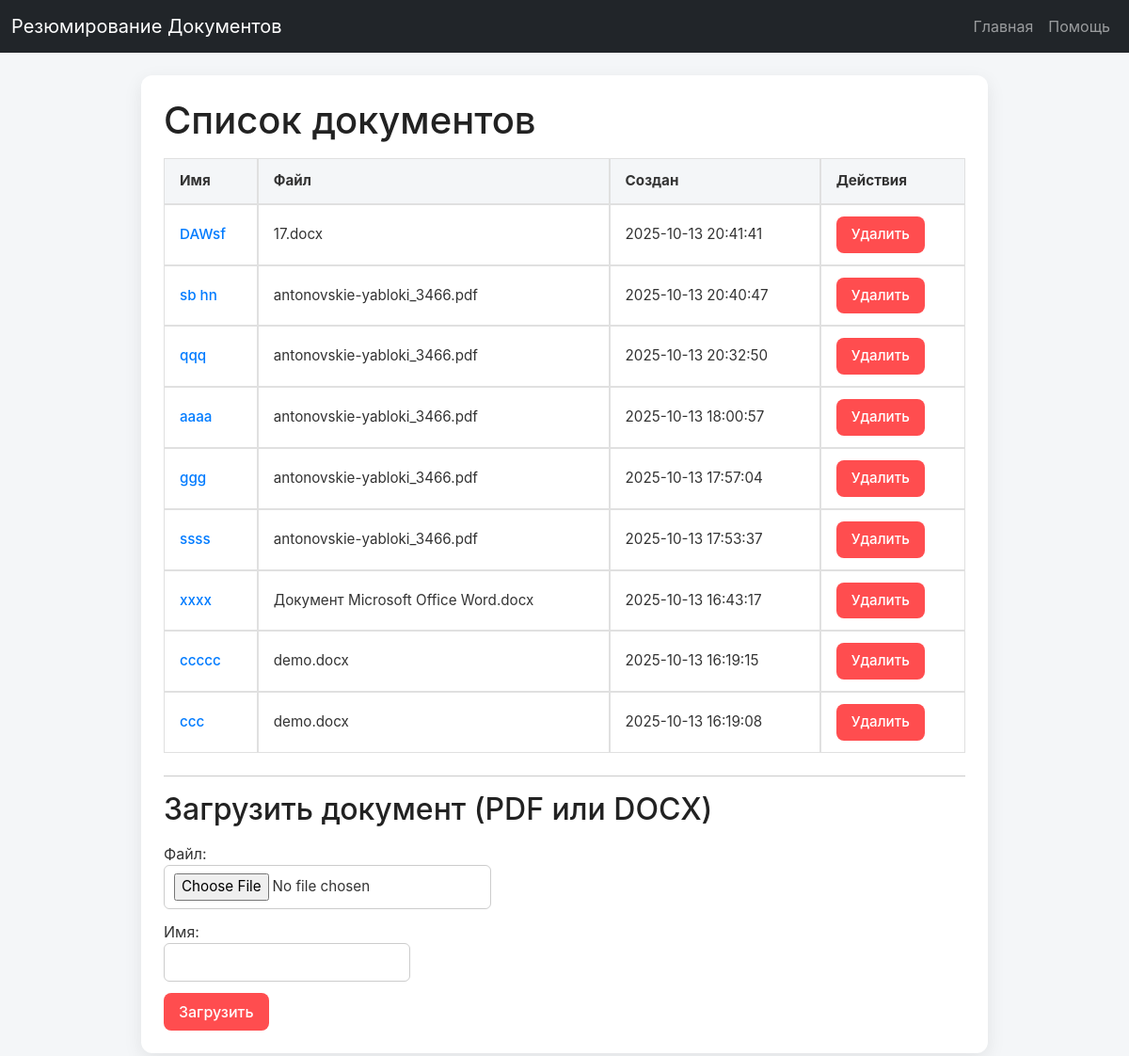
The app's page /, older data.
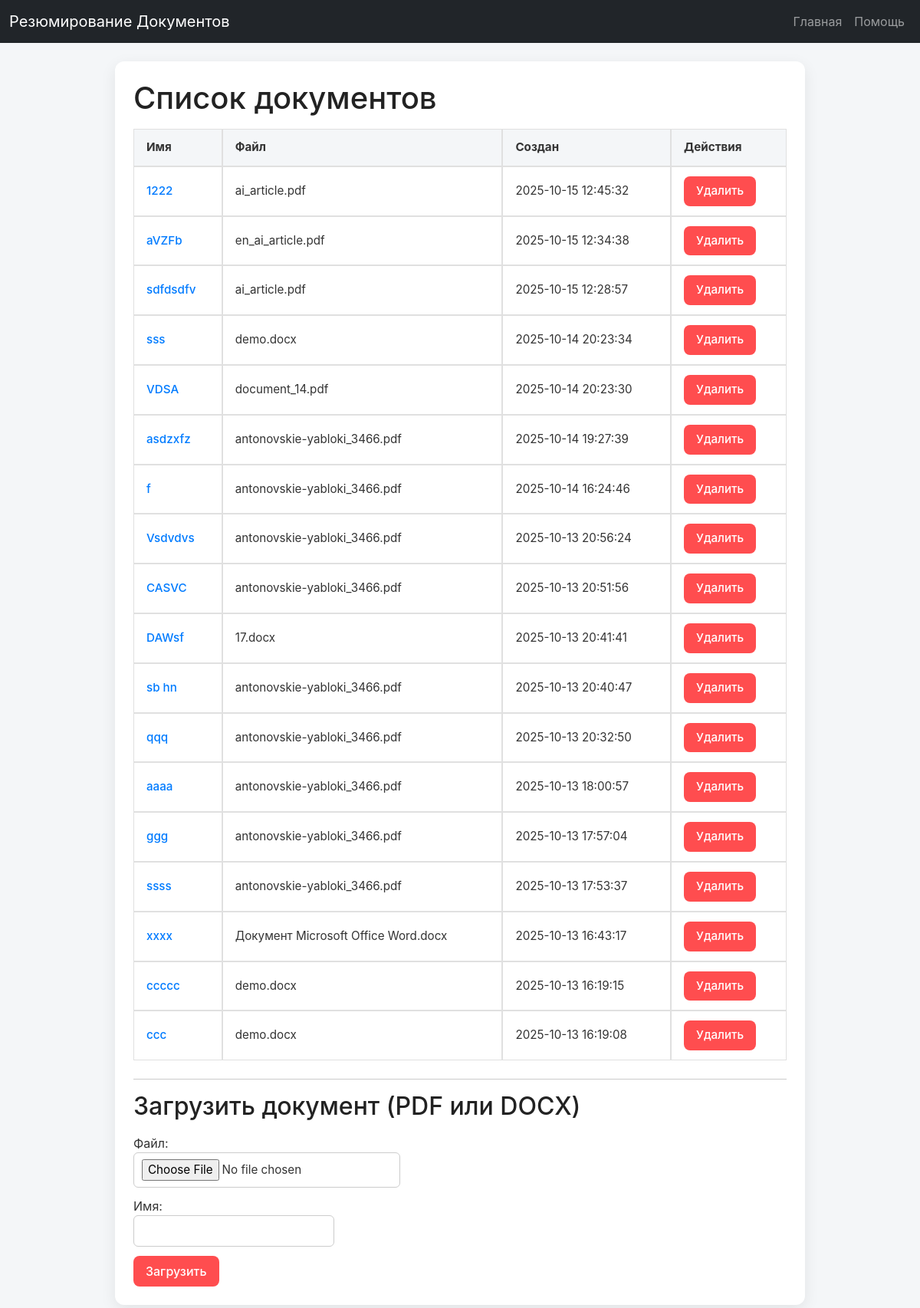
The same page, newer data.
### models.py (models this page shows)
class TextDocument(Base):
    __tablename__ = "text_documents"
    id = Column(Integer, primary_key=True, autoincrement=True)
    file_name = Column(String, nullable=False)
    name = Column(String, nullable=False, unique=True)
    original_text = Column(String, nullable=False)
    summary_json = Column(JSON, nullable=False)
    created_at = Column(DateTime(timezone=True), server_default=func.now())

### web_routes.py (the view)
@router.get("/", response_class=HTMLResponse)
async def index(request: Request, service: DocumentService = Depends(get_document_service)):
    docs = await service.list_documents_info()
    return request.app.templates.TemplateResponse(
        "index.html",
        {
            "request": request,
            "documents": docs
        }
    )

### templates/index.html (shortened to what this page needs)
{% extends "base.html" %}
{% block content %}
  <h1>Список документов</h1>
  {% if documents %}
    <table class="docs">
      <thead>
        <tr><th>Имя</th><th>Файл</th><th>Создан</th><th>Действия</th></tr>
      </thead>
      <tbody>
      {% for d in documents %}
        <tr>
          <td><a href="/documents/{{ d.id }}">{{ d.name }}</a></td>
          <td>{{ d.file_name }}</td>
          <td>{{ d.created_at or "-" }}</td>
          <td>
            <form action="/documents/{{ d.id }}/delete" method="post" style="display:inline">
              <button type="submit" onclick="return confirm('Удалить {{ d.name }}?')">Удалить</button>
            </form>
          </td>
        </tr>
      {% endfor %}
      </tbody>
    </table>
  {% else %}
    <p>Документов пока нет.</p>
  {% endif %}
  <hr/>
  <h2>Загрузить документ (PDF или DOCX)</h2>
  <form action="/documents/upload" method="post" enctype="multipart/form-data">
    <label>Файл:<br/>
      <input type="file" name="file" accept=".pdf,.docx" required>
    </label>
    <br/>
    <label>Имя:<br/>
      <input type="text" name="name" style="width: 100%" required>
    </label>
    <br/>
    <button type="submit">Загрузить</button>
  </form>
{% endblock %}

### templates/base.html (shortened to what this page needs)
<!DOCTYPE html>
<html lang="ru">
<head>
    <link href="https://cdn.jsdelivr.net/npm/bootstrap@5.3.3/dist/css/bootstrap.min.css" rel="stylesheet">
    <link rel="stylesheet" href="/static/styles.css">
</head>
<body>
<nav class="navbar navbar-expand-lg navbar-dark bg-dark">
    <div class="container-fluid">
        <a class="navbar-brand" href="{{ url_for('index') }}">Резюмирование Документов</a>
        <div class="collapse navbar-collapse" id="navbarNav">
            <ul class="navbar-nav ms-auto">
                <li class="nav-item">
                    <a class="nav-link" href="{{ url_for('index') }}">Главная</a>
                </li>
                <li class="nav-item">
                    <a class="nav-link" href="{{ url_for('help_page') }}">Помощь</a>
                </li>
            </ul>
        </div>
    </div>
</nav>
<div class="container my-4">
    {% block content %}{% endblock %}
</div>
</body>
</html>

### static/styles.css (style rules this page uses)
body { font-family: 'Inter', sans-serif; background: #f4f6f8; color: #333; margin: 0; padding: 0; }
.container { max-width: 900px; margin: 30px auto; background: #fff; padding: 24px; border-radius: 12px; box-shadow: 0 6px 20px rgba(0,0,0,0.08); }
h1, h2, h3, h4 { color: #222; margin-bottom: 16px; }
button, .btn { font-weight: 500; padding: 8px 16px; border-radius: 8px; border: none; cursor: pointer; transition: all 0.2s; text-decoration: none; display: inline-block; text-align: center; }
button { background: linear-gradient(135deg, #4f9cff, #0066ff); color: white; }
button.delete-btn, button[type="submit"] { background: #ff4d4f; color: white; }
.docs { width: 100%; border-collapse: separate; border-spacing: 0; font-size: 0.95rem; margin-bottom: 24px; }
.docs th, .docs td { border: 1px solid #e0e0e0; padding: 12px 16px; text-align: left; transition: background 0.3s; }
.docs th { background: #f4f6f8; }
.docs a { text-decoration: none; color: #007bff; font-weight: 500; }
form { margin-top: 16px; }
input[type="text"], input[type="file"] { width: 100%; padding: 8px 10px; border-radius: 6px; border: 1px solid #ccc; margin-bottom: 12px; font-size: 0.95rem; box-sizing: border-box; }

Row changes from the older to the newer data that the page shows:
added TextDocument: name "1222", file_name "ai_article.pdf", created_at "2025-10-15 12:45:32"
added TextDocument: name "aVZFb", file_name "en_ai_article.pdf", created_at "2025-10-15 12:34:38"
added TextDocument: name "sdfdsdfv", file_name "ai_article.pdf", created_at "2025-10-15 12:28:57"
added TextDocument: name "sss", file_name "demo.docx", created_at "2025-10-14 20:23:34"
added TextDocument: name "VDSA", file_name "document_14.pdf", created_at "2025-10-14 20:23:30"
added TextDocument: name "asdzxfz", file_name "antonovskie-yabloki_3466.pdf", created_at "2025-10-14 19:27:39"
added TextDocument: name "f", file_name "antonovskie-yabloki_3466.pdf", created_at "2025-10-14 16:24:46"
added TextDocument: name "Vsdvdvs", file_name "antonovskie-yabloki_3466.pdf", created_at "2025-10-13 20:56:24"
added TextDocument: name "CASVC", file_name "antonovskie-yabloki_3466.pdf", created_at "2025-10-13 20:51:56"
